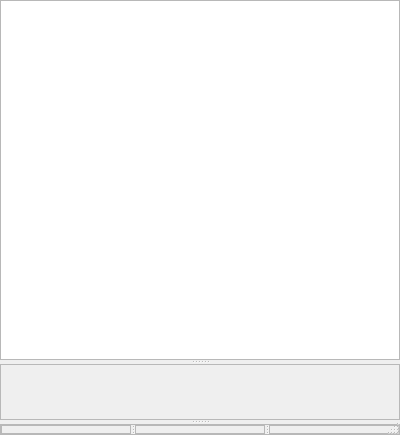
<?xml version="1.0" encoding="UTF-8"?>
<ui version="4.0">
 <class>TQSOEditDlg</class>
 <widget class="QDialog" name="TQSOEditDlg">
  <property name="geometry">
   <rect>
    <x>0</x>
    <y>0</y>
    <width>400</width>
    <height>435</height>
   </rect>
  </property>
  <property name="windowTitle">
   <string>Edit QSO</string>
  </property>
  <property name="sizeGripEnabled">
   <bool>true</bool>
  </property>
  <layout class="QVBoxLayout" name="verticalLayout">
   <property name="leftMargin">
    <number>0</number>
   </property>
   <property name="topMargin">
    <number>0</number>
   </property>
   <property name="rightMargin">
    <number>0</number>
   </property>
   <property name="bottomMargin">
    <number>0</number>
   </property>
   <item>
    <widget class="MinosSplitter" name="editSplitter">
     <property name="orientation">
      <enum>Qt::Vertical</enum>
     </property>
     <widget class="QTreeWidget" name="QSOHistoryTree">
      <property name="focusPolicy">
       <enum>Qt::NoFocus</enum>
      </property>
      <attribute name="headerVisible">
       <bool>false</bool>
      </attribute>
      <column>
       <property name="text">
        <string notr="true">1</string>
       </property>
      </column>
     </widget>
     <widget class="QSOLogFrame" name="GJVQSOEditFrame">
      <property name="frameShape">
       <enum>QFrame::StyledPanel</enum>
      </property>
      <property name="frameShadow">
       <enum>QFrame::Raised</enum>
      </property>
     </widget>
     <widget class="QFrame" name="matchFrame">
      <property name="frameShape">
       <enum>QFrame::StyledPanel</enum>
      </property>
      <property name="frameShadow">
       <enum>QFrame::Raised</enum>
      </property>
      <property name="lineWidth">
       <number>0</number>
      </property>
      <layout class="QHBoxLayout" name="horizontalLayout">
       <property name="spacing">
        <number>0</number>
       </property>
       <property name="leftMargin">
        <number>0</number>
       </property>
       <property name="topMargin">
        <number>0</number>
       </property>
       <property name="rightMargin">
        <number>0</number>
       </property>
       <property name="bottomMargin">
        <number>0</number>
       </property>
       <item>
        <widget class="QSplitter" name="archiveSplitter">
         <property name="orientation">
          <enum>Qt::Horizontal</enum>
         </property>
         <widget class="MatchThisFrame" name="thisMatchFrame">
          <property name="frameShape">
           <enum>QFrame::StyledPanel</enum>
          </property>
          <property name="frameShadow">
           <enum>QFrame::Raised</enum>
          </property>
         </widget>
         <widget class="MatchOtherFrame" name="otherMatchFrame">
          <property name="frameShape">
           <enum>QFrame::StyledPanel</enum>
          </property>
          <property name="frameShadow">
           <enum>QFrame::Raised</enum>
          </property>
         </widget>
         <widget class="MatchArchiveFrame" name="archiveMatchFrame">
          <property name="frameShape">
           <enum>QFrame::StyledPanel</enum>
          </property>
          <property name="frameShadow">
           <enum>QFrame::Raised</enum>
          </property>
         </widget>
        </widget>
       </item>
      </layout>
     </widget>
    </widget>
   </item>
  </layout>
 </widget>
 <customwidgets>
  <customwidget>
   <class>MinosSplitter</class>
   <extends>QSplitter</extends>
   <header>minossplitter.h</header>
   <container>1</container>
  </customwidget>
  <customwidget>
   <class>QSOLogFrame</class>
   <extends>QFrame</extends>
   <header>qsologframe.h</header>
   <container>1</container>
  </customwidget>
  <customwidget>
   <class>MatchThisFrame</class>
   <extends>QFrame</extends>
   <header>MatchThisFrame.h</header>
   <container>1</container>
  </customwidget>
  <customwidget>
   <class>MatchArchiveFrame</class>
   <extends>QFrame</extends>
   <header>MatchArchiveFrame.h</header>
   <container>1</container>
  </customwidget>
  <customwidget>
   <class>MatchOtherFrame</class>
   <extends>QFrame</extends>
   <header>MatchOtherFrame.h</header>
   <container>1</container>
  </customwidget>
 </customwidgets>
 <resources/>
 <connections/>
</ui>
